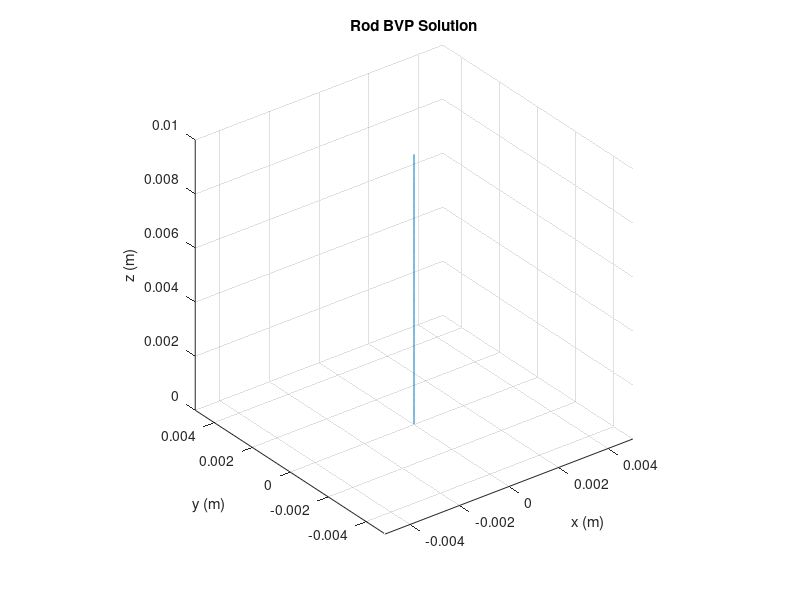

The MATLAB script that drew this image:
function rodTest
r = 2e-3; %Radius [m]
L = 10e-3; %Length [m]

ui = [0;0;1];

A = pi*r^2; %Area [m^3]
Ixx = pi*r^4/4; %Inertia XX Cylinder [m^3]
Iyy = pi*r^4/4; %Inertia YY Cylinder [m^3]
Izz = Ixx + Iyy; %Inertia ZZ Cylinder [m^3]
J = diag([Ixx,Iyy,Izz]); %Inertia Matrix 3x3 [m^3]

E = 128e6; %Young Modulus[kPA]
G = E*2; %Shear Modulus [kPA]

Kse = diag([G, G, E])*A; % Shear and Extension Stiffness Matrix
Kbt = diag([E, E, G])*J; % Bending and Torsion Stiffness Matrix


concentration = 1.5; %Concentrtion Proportion [1]
rho_S = 1070; %Density Silicon [Kg*m^-3]
rho_M = 7000; %Density NdFeB [Kg*m^-3]
rho = 2*(rho_S*rho_M)/(rho_M+concentration*rho_S); %Density Doped Silicon [Kg*m^-3] 

m_concentration = mkpp([0.5 1 1.5],[120 60;50,120]);
%plot(0.5:0.01:1.5,ppval(m_concentration,0.5:0.01:1.5))
mc= ppval(m_concentration,1.5); %Magnetization [kA/m]
mv = [0;0;1]; %Magnetization Vector
mm = (mc*A)*mv/(pi*4e-7);

g = [0; 0; -9.81]; %Gravity Vector [N]

B = [0;0;0];


p0 = [0;0;0];
h0 = [1;0;0;0];

hat = @(y)[  0   -y(3)  y(2) ; y(3)   0   -y(1) ; -y(2)  y(1)   0];
inv_hat = @(skew)[skew(3,2); skew(1,3); skew(2,1)];

RotH = @(h) eye(3) + 2/(h'*h) * ...
    [-h(3)^2-h(4)^2  , h(2)*h(3)-h(4)*h(1),  h(2)*h(4)+h(3)*h(1);
    h(2)*h(3)+h(4)*h(1), -h(2)^2-h(4)^2 ,  h(3)*h(4)-h(2)*h(1);
    h(2)*h(4)-h(3)*h(1), h(3)*h(4)+h(2)*h(1), -h(2)^2-h(3)^2  ];

init_guess = zeros(6,1);
global y; %Forward declaration for future scoping rule changes
fsolve(@rodShootingMethod, init_guess); %Use convex optimization to solve ICs

%Visualization
plot3(y(:,1),y(:,2),y(:,3));  title('Rod BVP Solution');  axis([-L/2 L/2 -L/2 L/2 0 L])
grid on;  daspect([1 1 1]);  xlabel('x (m)');  ylabel('y (m)');  zlabel('z (m)');


function residual = rodShootingMethod(guess)
   %Guessed Initial Condition
   n0 = guess(1:3);
   m0 = guess(4:6);
   y0 = [p0; h0; n0; m0];

   [s,y] = ode45(@rodMagOde,[0 L],y0);
   
   n = y(end,8:10);
   m = y(end,11:end);
   residual = [n;m];
end

function [ys] = rodMagOde(s,y)
    %y = [p;h;n;m]
    p = y(1:3);
    h = y(4:7);
    n = y(8:10);
    m = y(11:end);
    R = RotH(h);

    v = Kse^-1*R.'*n + [0;0;1];
    u = Kbt^-1*R.'*m;

    fg = rho*A*g;
    fm = 0;
    f = fg+fm;

    tm = hat(R*mm)*B;  
    t = tm;

    ps = R*v;
    hs =  [ 0  , -u(1), -u(2), -u(3);
            u(1),   0  ,  u(3), -u(2);
            u(2), -u(3),   0  ,  u(1);
            u(3),  u(2), -u(1),   0  ] * h/2;
    ns = -f;
    ms = -hat(ps)*n - t;

    ys = [ps;hs;ns;ms];
end

end